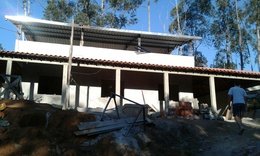
%> input picture Práticas/0 - Old/Práricas 2019_2 - Matheus Moraes/PRÁTICA 4/IMG-20160717-WA0010.jpg, 260 x 156 px, shrunk from 1280 x 768 before the run
$ octave filtro_f2.m   (GNU Octave 9; MATLAB toolbox functions it lacks are replaced by stand-ins)
%> lines starting %> are read from the running program, lines starting %| are printed output that depends on the picture; in (x1, y1, x2, y2) boxes, pixels count from 0 and x2, y2 are one past the last pixel; in counts of white or black regions, pixels touching at a corner belong together; the program's own positions count from 1
### Práticas/0 - Old/Práricas 2019_2 - Matheus Moraes/PRÁTICA 4/convolucao2D.m
%FUN敲O QUE REALIZA A CONVOLU敲O EM 2 DIMENS誆S PELA DEFINI敲O
function C=convolucao2D(I,F)
[ma,na] = size(I);
[mb,nb] = size(F);
aux = rot90(F, 2);
vet = zeros(ma + mb*2-2, na + nb*2-2);
for j = mb : mb+ma-1
    for k = nb : nb+ma-1
        vet(j,k) = I(j-mb+1, k-nb+1);
    end
end
C = zeros(ma+mb-1,nb+na-1);
for j = 1 : ma+mb-1
    for k = 1 : nb+na-1
        for p = 1 : mb
            for q = 1 : nb
                C(j, k) = C(j, k) + (vet(j+p-1, k+q-1) * aux(p, q));
            end
        end
    end
end
end

### Práticas/0 - Old/Práricas 2019_2 - Matheus Moraes/PRÁTICA 4/filtro_f2.m
%testando com imagens ale醫orias
I = imread('IMG-20160717-WA0010.jpg')
%> I is the input picture: size 156x260x3 uint8; mean R, G, B 80.3, 89.7, 95.8

R=I(:,:,1);
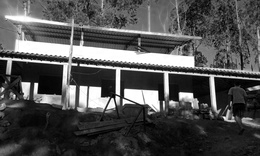
%> R: size 156x260 uint8; min 0, max 255, mean 80.3
G=I(:,:,2);
B=I(:,:,3);
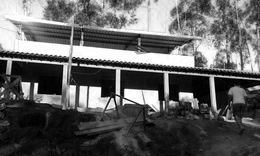
%> B: size 156x260 uint8; min 0, max 255, mean 95.8


[p, q] =size(R) % descobre quais as dimensoes da matriz
%> p = 156; q = 260
l=abs(p-q) %subtrai o numero de linhas pelo d colunas cm o intuito de deixar a matriz de entrada quadrada
%> l = 104
E=[R zeros(p,l)] % deixa I uma matriz quadrada
F1=[-1 -1 -1;-1 8 -1;-1 -1 -1]
imagem = convolucao2D(E,F1)
%> after the loop in convolucao2D, `for j = 1 : ma+mb-1`:
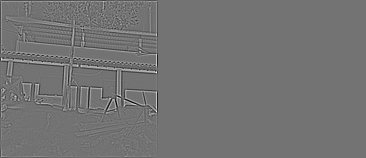
%> C: size 158x366 double; min -1062, max 1287, mean 0; drawn with min black and max white
figure(9)
imshow(imagem)
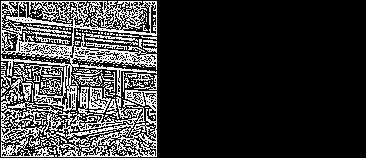
%> displayed picture: size 158x366, on the screen's scale of 0 to 255; 21.2% white in thin lines or dots, all inside (x1, y1, x2, y2) = (1, 1, 157, 157)
title('Convolu玢o 2D de E com F3')
If1 = uint8( double(E) + imresize(imagem,size(E)));
figure(10)
imshow(If1)
title('Aplica玢o do filtro F3')

[p, q] =size(G) % descobre quais as dimensoes da matriz
l=abs(p-q) %subtrai o numero de linhas pelo d colunas cm o intuito de deixar a matriz de entrada quadrada
E=[G zeros(p,l)] % deixa I uma matriz quadrada
F1=[-1 -1 -1;-1 8 -1;-1 -1 -1]
imagem = convolucao2D(E,F1)
figure(11)
imshow(imagem)
title('Convolu玢o 2D de E com F3')
If2 = uint8( double(E) + imresize(imagem,size(E)));
figure(12)
imshow(If2)
title('Aplica玢o do filtro F3')

[p, q] =size(B) % descobre quais as dimensoes da matriz
l=abs(p-q) %subtrai o numero de linhas pelo d colunas cm o intuito de deixar a matriz de entrada quadrada
E=[B zeros(p,l)] % deixa I uma matriz quadrada
F1=[-1 -1 -1;-1 8 -1;-1 -1 -1]
imagem = convolucao2D(E,F1)
%> call 3 of convolucao2D, with F = [-1 -1 -1; -1 8 -1; -1 -1 -1]
%> after the loop in convolucao2D (call 3), `for j = mb : mb+ma-1`:
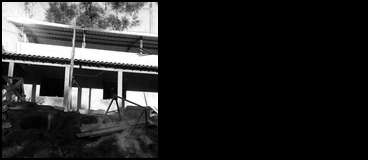
%> vet: size 160x368 double; min 0, max 255, mean 40.4
figure(13)
imshow(imagem)
title('Convolu玢o 2D de E com F3')
If3 = uint8( double(E) + imresize(imagem,size(E)));
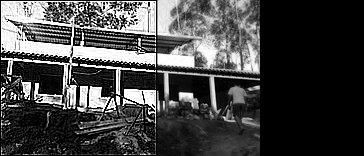
%> If3: size 156x364 uint8; min 0, max 255, mean 68
figure(14)
imshow(If3)
title('Aplica玢o do filtro F3')

T=If1+If2+If3
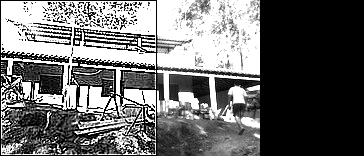
%> T: size 156x364 uint8; min 0, max 255, mean 107.5
figure(15)
imshow(T)
